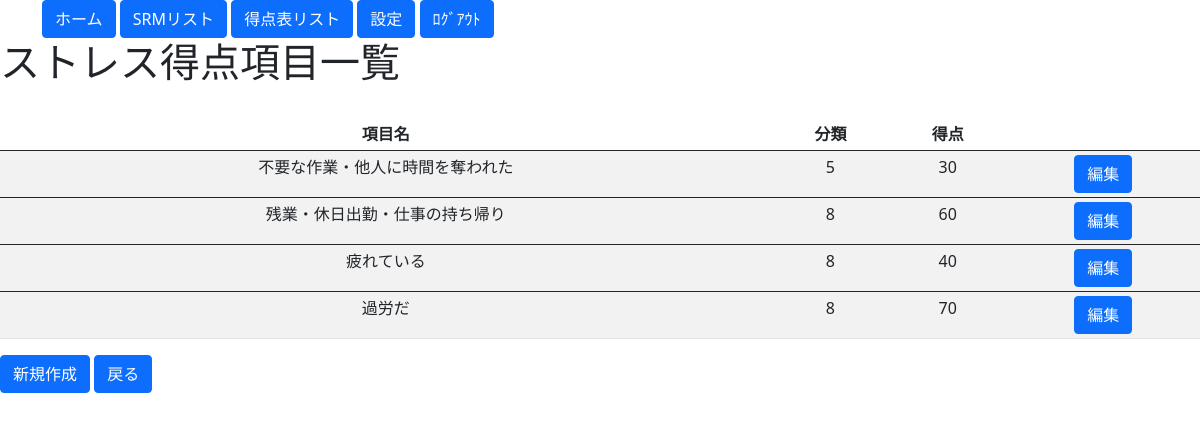
The page /options/st_oplist on the database as committed earlier.
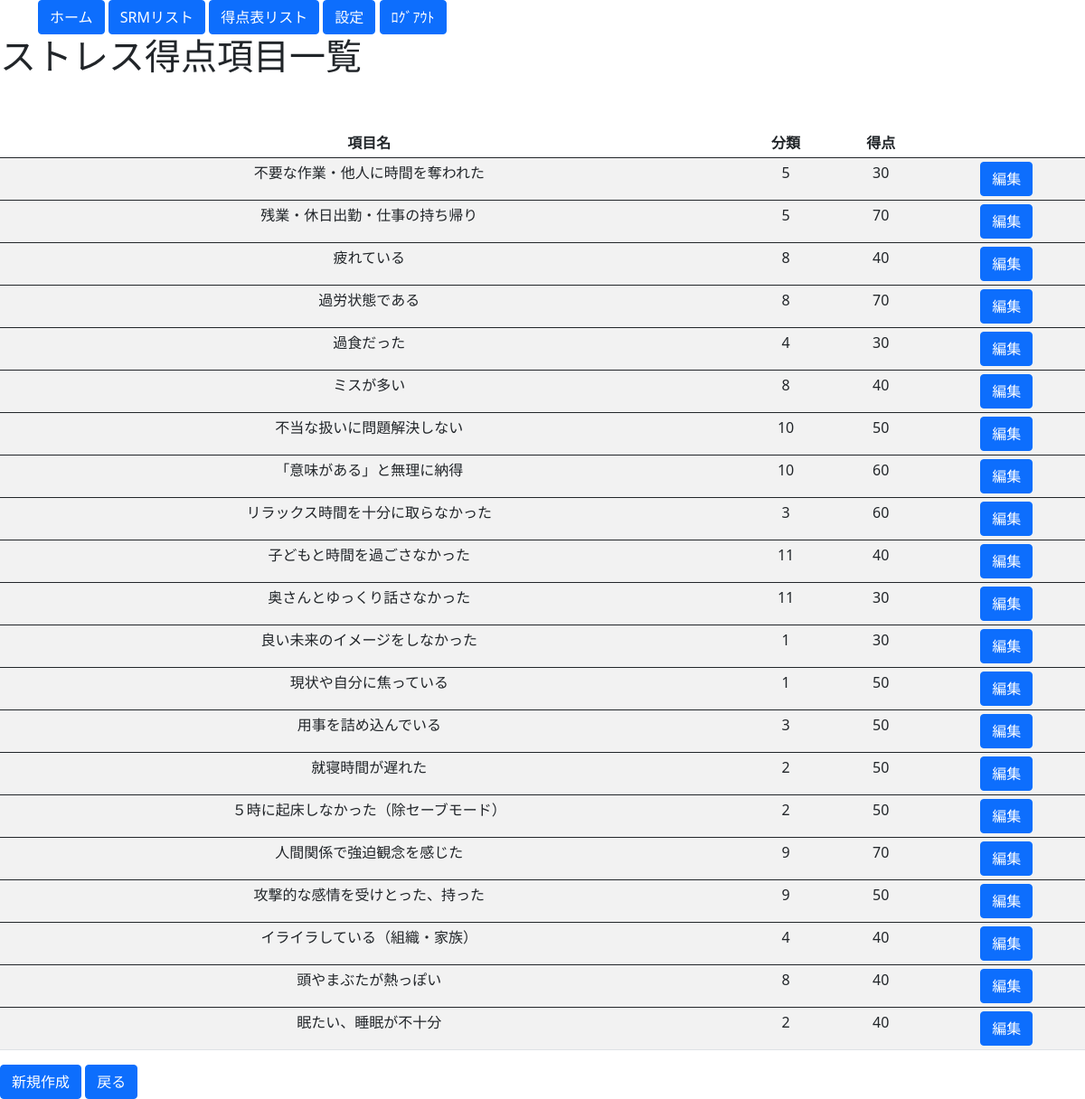
The same page on the database as committed later.
### blogpost/models.py (models this page shows, shortened)
class StPointNameModel(models.Model):
    episode = models.CharField(max_length=30)
    category = models.CharField(
        verbose_name="分類",
        choices=CONDITION,
        max_length=20,
        blank=True
        )
    point = models.IntegerField(default=30, validators=[MinValueValidator(1), MaxValueValidator(100)], help_text="1～100")

### blogpost/views.py (the view)
# urls.py: path('options/st_oplist', St_Oplist.as_view(), name='St_oplist'),
class St_Oplist(ListView):
    template_name = 'options/st_oplist.html'
    model = StPointNameModel
    def get_context_data(self, **kwargs):
        context = super().get_context_data(**kwargs) # はじめに継承元のメソッドを呼び出す
        context['stcategolys'] = list(StPointModel.objects.all())
        context['stNames'] = list(StPointNameModel.objects.all())
        return context

### blogpost/templates/options/st_oplist.html (shortened to what this page needs)
<!doctype html>
<html lang="en">
  <head>
    <link href="https://cdn.jsdelivr.net/npm/bootstrap@5.0.0-beta3/dist/css/bootstrap.min.css" rel="stylesheet">
  </head>
{% extends 'base.html' %}
{% block content %}
<!DOCTYPE html>
<html>
<head>
</head>
<body>
  <h1>ストレス得点項目一覧</h1>
  <table class="table table-striped table-hover table-sm">
    <thead>
      <tr>
        <th style="text-align:center">項目名</th>
        <th style="text-align:center">分類</th>
        <th style="text-align:center">得点</th>
        <th></th>
      </tr>
    </thead>
    {% for item in object_list %}
      <tbody>
        <tr style="text-align:center">
          <td>{{ item.episode }}</td>
          <td style="text-align:center">{{ item.category }}</td>
          <td style="text-align:center">{{ item.point }}</td>
          <td><a class="btn btn-primary" href="{% url 'St_opupdate' item.pk %}" role="button">編集</a></td>
        </tr>
      </tbody>
    {% endfor %}
    </table>
</body>
<td><a class="btn btn-primary" href="{% url 'St_Opcreate' %}" role="button">新規作成</a></td>
<td><a class="btn btn-primary" href="{% url 'Options' %}" pk="button">戻る</a></td>
{% endblock content %}

### blogpost/templates/base.html (shortened to what this page needs)
<!doctype html>
<html lang="en">
  <head>
    <div class='container'>
      <td><a class="btn btn-primary" href="{% url 'Top' %}" role="button">ホーム</a></td>
      <td><a class="btn btn-primary" href="{% url 'SRMlist' %}" role="button">SRMリスト</a></td>
      <td><a class="btn btn-primary" href="{% url 'St_list' %}" role="button">得点表リスト</a></td>
      <td><a class="btn btn-primary" href="{% url 'Options' %}" role="button">設定</a></td>
      <td><a class="btn btn-primary" href="{% url 'logout' %}" role="button">ﾛｸﾞｱｳﾄ</a></td>
    </div>
    <link href="https://cdn.jsdelivr.net/npm/bootstrap@5.0.0-beta3/dist/css/bootstrap.min.css" rel="stylesheet">
  </head>
  <body>
    {% block content %}
    {% endblock content %}
  </body>
</html>

Rows that differ between the two databases and show on the page:
changed StPointNameModel "残業・休日出勤・仕事の持ち帰り": category "8" → "5"; point "60" → "70"
changed StPointNameModel: episode "過労だ" → "過労状態である"
added StPointNameModel: episode "過食だった", category "4", point "30"
added StPointNameModel: episode "ミスが多い", category "8", point "40"
added StPointNameModel: episode "不当な扱いに問題解決しない", category "10", point "50"
added StPointNameModel: episode "「意味がある」と無理に納得", category "10", point "60"
added StPointNameModel: episode "リラックス時間を十分に取らなかった", category "3", point "60"
added StPointNameModel: episode "子どもと時間を過ごさなかった", category "11", point "40"
added StPointNameModel: episode "奥さんとゆっくり話さなかった", category "11", point "30"
added StPointNameModel: episode "良い未来のイメージをしなかった", category "1", point "30"
added StPointNameModel: episode "現状や自分に焦っている", category "1", point "50"
added StPointNameModel: episode "用事を詰め込んでいる", category "3", point "50"
added StPointNameModel: episode "就寝時間が遅れた", category "2", point "50"
added StPointNameModel: episode "５時に起床しなかった（除セーブモード）", category "2", point "50"
added StPointNameModel: episode "人間関係で強迫観念を感じた", category "9", point "70"
added StPointNameModel: episode "攻撃的な感情を受けとった、持った", category "9", point "50"
added StPointNameModel: episode "イライラしている（組織・家族）", category "4", point "40"
added StPointNameModel: episode "頭やまぶたが熱っぽい", category "8", point "40"
added StPointNameModel: episode "眠たい、睡眠が不十分", category "2", point "40"
